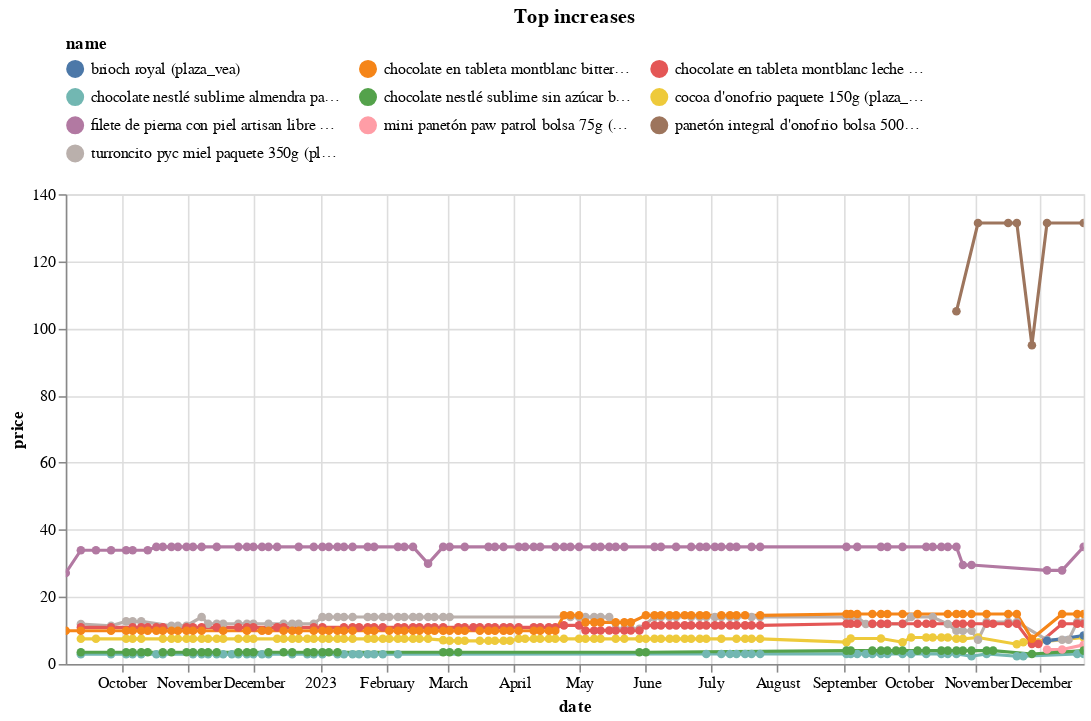

The notebook cell this image was saved under:
### Code cell
(top_changes
 .sort_values('change')
 .tail(10)
 .pipe(plot_changes, 'Top increases')
)

### Figure 1 — Vega-Lite specification as saved in the notebook (floating-point values rounded to 4 significant figures; data arrays with more than 128 entries replaced by an {"elided": "..."} marker saying what was removed)
{"config": {"view": {"continuousWidth": 300, "continuousHeight": 300}, "legend": {"columns": 3, "orient": "top"}}, "data": {"name": "data-aa8d1fd9f1ea0d8fa567b1fd1f1fceb5"}, "mark": {"type": "line", "point": true}, "encoding": {"color": {"field": "name", "scale": {"domain": ["brioch royal (plaza_vea)", "chocolate en tableta montblanc bitter caja 80g (plaza_vea)", "chocolate en tableta montblanc leche caja 80g (plaza_vea)", "chocolate nestlé sublime almendra paquete 50g (plaza_vea)", "chocolate nestlé sublime sin azúcar bolsa 38g (plaza_vea)", "cocoa d'onofrio paquete 150g (plaza_vea)", "filete de pierna con piel artisan libre de antibióticos x kg (plaza_vea)", "mini panetón paw patrol bolsa 75g (plaza_vea)", "panetón integral d'onofrio bolsa 500g paquete 6un (plaza_vea)", "turroncito pyc miel paquete 350g (plaza_vea)"]}, "type": "nominal"}, "tooltip": [{"field": "name", "type": "nominal"}, {"field": "price", "type": "quantitative"}, {"field": "last_price", "type": "quantitative"}], "x": {"field": "date", "type": "temporal"}, "y": {"field": "price", "type": "quantitative"}}, "params": [{"name": "param_5", "select": {"type": "point", "fields": ["name"]}, "bind": "legend"}, {"name": "param_6", "select": {"type": "interval", "encodings": ["x", "y"]}, "bind": "scales"}], "title": "Top increases", "transform": [{"filter": {"param": "param_5"}}], "width": 650, "$schema": "https://vega.github.io/schema/vega-lite/v5.16.3.json", "datasets": {"data-aa8d1fd9f1ea0d8fa567b1fd1f1fceb5": {"elided": "552 records"}}}
